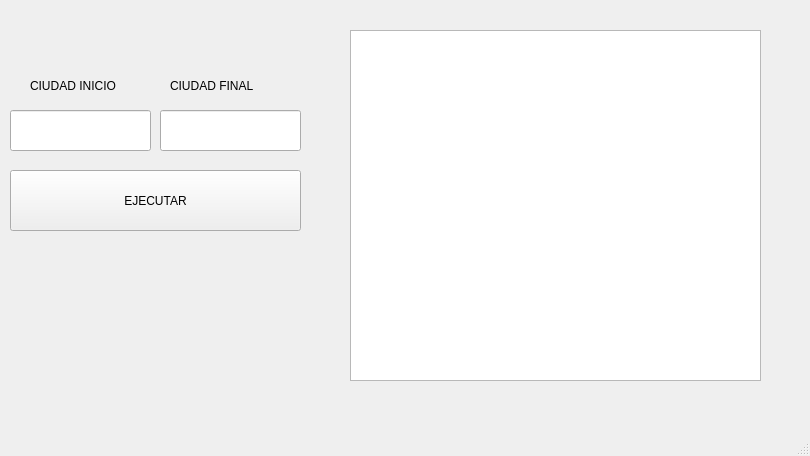
<?xml version="1.0" encoding="UTF-8"?>
<ui version="4.0">
 <class>W_PATHDJ</class>
 <widget class="QMainWindow" name="W_PATHDJ">
  <property name="geometry">
   <rect>
    <x>0</x>
    <y>0</y>
    <width>810</width>
    <height>456</height>
   </rect>
  </property>
  <property name="windowTitle">
   <string>MainWindow</string>
  </property>
  <widget class="QWidget" name="centralwidget">
   <widget class="QLineEdit" name="lineEdit">
    <property name="geometry">
     <rect>
      <x>10</x>
      <y>110</y>
      <width>141</width>
      <height>41</height>
     </rect>
    </property>
   </widget>
   <widget class="QLineEdit" name="lineEdit_2">
    <property name="geometry">
     <rect>
      <x>160</x>
      <y>110</y>
      <width>141</width>
      <height>41</height>
     </rect>
    </property>
   </widget>
   <widget class="QPushButton" name="pushButton">
    <property name="geometry">
     <rect>
      <x>10</x>
      <y>170</y>
      <width>291</width>
      <height>61</height>
     </rect>
    </property>
    <property name="text">
     <string>EJECUTAR</string>
    </property>
   </widget>
   <widget class="QLabel" name="label">
    <property name="geometry">
     <rect>
      <x>30</x>
      <y>70</y>
      <width>91</width>
      <height>31</height>
     </rect>
    </property>
    <property name="text">
     <string>CIUDAD INICIO</string>
    </property>
   </widget>
   <widget class="QLabel" name="label_2">
    <property name="geometry">
     <rect>
      <x>170</x>
      <y>70</y>
      <width>101</width>
      <height>31</height>
     </rect>
    </property>
    <property name="text">
     <string>CIUDAD FINAL</string>
    </property>
   </widget>
   <widget class="QListWidget" name="listWidget">
    <property name="geometry">
     <rect>
      <x>350</x>
      <y>30</y>
      <width>411</width>
      <height>351</height>
     </rect>
    </property>
   </widget>
  </widget>
  <widget class="QMenuBar" name="menubar">
   <property name="geometry">
    <rect>
     <x>0</x>
     <y>0</y>
     <width>810</width>
     <height>21</height>
    </rect>
   </property>
  </widget>
  <widget class="QStatusBar" name="statusbar"/>
 </widget>
 <resources/>
 <connections/>
</ui>
